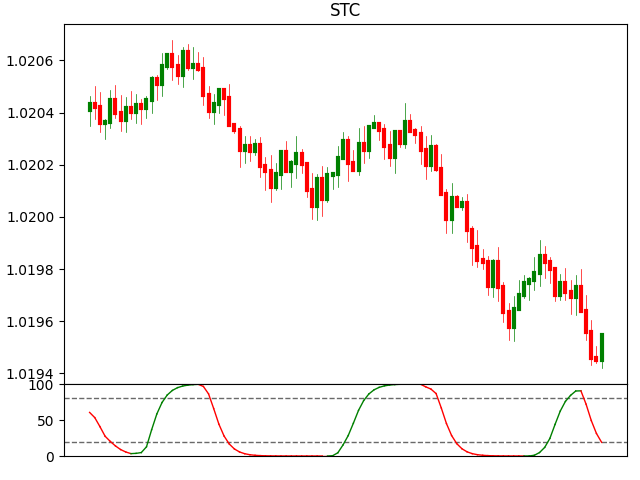

Python code for this plot:
import matplotlib
matplotlib.use('TkAgg')
import matplotlib.pyplot as plt
from datetime import datetime,timedelta
import numpy as np
import pandas as pd
import random
import indicator as indi

class STC:
    def __init__(self):
        self.n=200
        self.fig=plt.figure()
        self.title='STC'
        self.calc_type='pandas'   #'dict' or 'pandas'
        self.indi=indi

    def set_variables(self):
        variables=['time','open','high','low','close']
        var={i:[] for i in variables}
        return var

    def print_data(self,var):
        print(len(var['time']),var['time'][-1],f"O:{var['open'][-1]:.5f}",f"H:{var['high'][-1]:.5f}"
              f"L:{var['low'][-1]:.5f}",f"C:{var['close'][-1]:.5f}")

    def get_data(self,var):
        for i in range(self.n):
            t=(datetime.now()+timedelta(minutes=i)).strftime('%d-%m-%Y %H:%M:%S')
            var['time'].append(t)

            if len(var['open'])==0:
                var['open'].append(random.uniform(1,1.2))
                up_close=var['open'][-1]*(1+0.0001)
                down_close=var['open'][-1]*(1-0.0001)
                var['close'].append(random.uniform(down_close,up_close))
            else:
                var['open'].append(var['close'][-1])
                up_close=var['open'][-1]*(1+0.0001)
                down_close=var['open'][-1]*(1-0.0001)
                var['close'].append(random.uniform(down_close,up_close))
        
            if var['open'][-1]<var['close'][-1]:
                price1=var['close'][-1]
                price2=var['open'][-1]
            elif var['open'][-1]>var['close'][-1]:
                price1=var['open'][-1]
                price2=var['close'][-1]
            high=random.uniform(price1,price1*(1+0.00007))
            low=random.uniform(price2,price2*(1-0.00007))
            var['high'].append(high)
            var['low'].append(low)

            #STC:
            if self.calc_type=='dict':
                self.indi.stc_dict(23,50,10,3,var)

            self.print_data(var)
        
        if self.calc_type=='pandas':
            self.indi.stc_pandas(23,50,10,3,var)

    def plot_data(self,var):
        self.fig.subplots_adjust(top=0.95,bottom=0.05,right=0.98,left=0.1,hspace=0,wspace=0)
        ax=self.fig.add_gridspec(6,1)
        ax1=self.fig.add_subplot(ax[0:5,:])
        ax2=self.fig.add_subplot(ax[5:6,:])

        ax1.clear()
        ax1.set_xticks([])
        ax1.set_title(self.title)
        fr=100

        for i in range(len(var['time'][-fr:])):
            if var['open'][-fr:][i]>var['close'][-fr:][i]:
                ccolor='r'
            elif var['open'][-fr:][i]<var['close'][-fr:][i]:
                ccolor='g'
            else:
                ccolor='gray'
            ax1.plot([var['time'][-fr:][i]]*2,[var['open'][-fr:][i],var['close'][-fr:][i]],c=ccolor,lw=3)
            ax1.plot([var['time'][-fr:][i]]*2,[var['high'][-fr:][i],var['low'][-fr:][i]],c=ccolor,lw=0.5)

        #plot STC:
        ax2.clear()
        ax2.set_xticks([])
        ax2.set_ylim(0,100)
        for i in [20,80]:
            ax2.axhline(y=i,c='dimgray',lw=1,ls='--')

        #'''
        for i in range(len(var['time'][-fr:])):
            if i>=1:
                if var['dd_macd'][-fr:][i]>var['dd_macd'][-fr:][i-1]:
                    ccolor='g'
                elif var['dd_macd'][-fr:][i]<var['dd_macd'][-fr:][i-1]:
                    ccolor='r'
                else:
                    ccolor='gray'
                ax2.plot([var['time'][-fr:][i-1],var['time'][-fr:][i]],[var['dd_macd'][-fr:][i-1],var['dd_macd'][-fr:][i]],c=ccolor,lw=1)
        #'''

        plt.show()


obj=STC()
var=obj.set_variables()
obj.get_data(var)
obj.plot_data(var)
